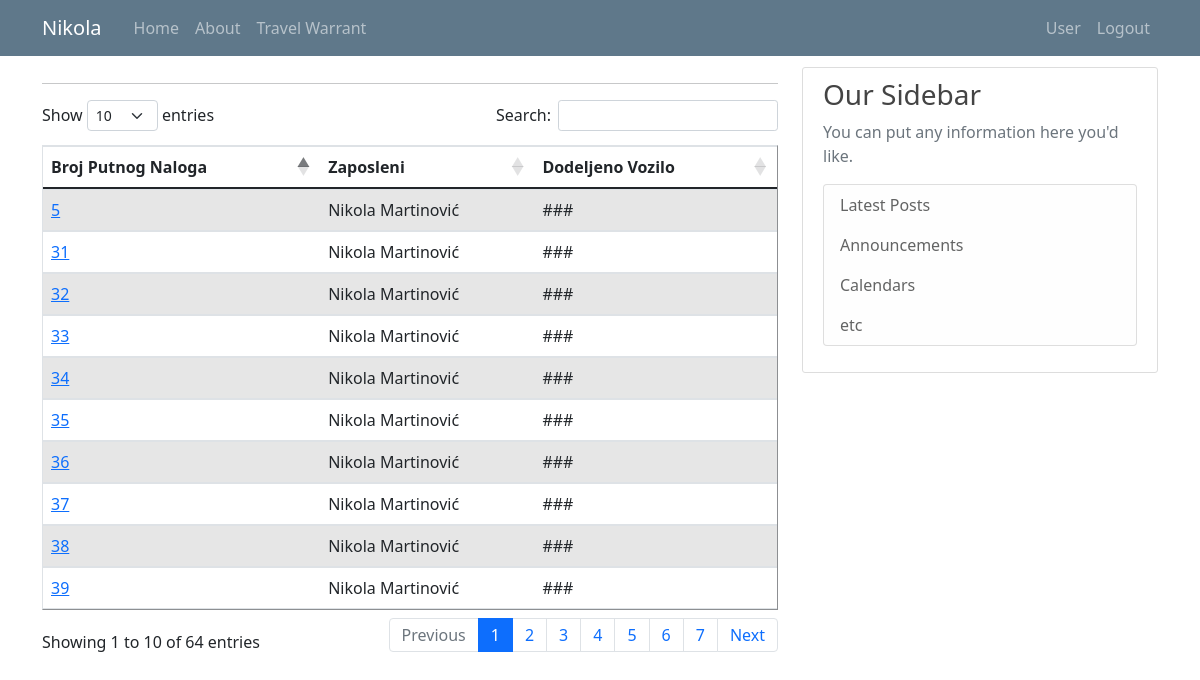
Page /travel_warrant_list (signed in) on the committed database.
### putninalozi/models.py (models this page shows, shortened)
class User(db.Model, UserMixin):
    id = db.Column(db.Integer, primary_key=True)
    email = db.Column(db.String(120), unique=True, nullable=False)
    old_email = db.Column(db.String(120), unique=False, nullable=False)
    password = db.Column(db.String(60), nullable = False)
    name = db.Column(db.String(20), unique=False, nullable=False)
    surname = db.Column(db.String(20), unique=False, nullable=False)
    authorization = db.Column(db.String(10), nullable = False) # ovde treba da budu tipovi korisnika: S_admin, C_admin, C_user
    company_id = db.Column(db.Integer, db.ForeignKey('company.id'), nullable=True)
    travelwarrants = db.relationship('TravelWarrant', backref='travelwarrant_user', lazy=True)

class TravelWarrant(db.Model):
    travel_warrant_id = db.Column(db.Integer, primary_key=True)
    with_task = db.Column(db.String(50), nullable=False)
    user_id = db.Column(db.Integer, db.ForeignKey('user.id'), nullable=False)
    company_id = db.Column(db.Integer, db.ForeignKey('company.id'), nullable=False)
    abroad_contry = db.Column(db.String(50), nullable=True)
    relation = db.Column(db.String(150), nullable=False)
    start_datetime = db.Column(db.DateTime, nullable=True)
    end_datetime = db.Column(db.DateTime, nullable=True)

### putninalozi/travel_warrants/routes.py (the view)
@travel_warrants.route("/travel_warrant_list")
def travel_warrant_list():
    if not current_user.is_authenticated:
        flash('You have to be logged in to access this page', 'danger')
        return redirect(url_for('users.login'))
    warrants = TravelWarrant.query.all()
    return render_template('travel_warrant_list.html', title='Travel Warrants', warrants=warrants)

### putninalozi/models.py (called while the page is built)
@login_manager.user_loader
def load_user(user_id):
    return User.query.get(int(user_id))

### putninalozi/templates/travel_warrant_list.html (shortened to what this page needs)
{% extends "layout.html" %}
{% block content %}
<hr>
<table id="data" border="1" class="table table-striped">
  {% if current_user.authorization == 's_admin' %}
    <thead>
      <tr id="header">
        <th>Broj Putnog Naloga</th>
        <th>Company</th>
        <th>Zaposleni</th>
        <th>Dodeljeno Vozilo</th>
      </tr>
    </thead>
    <tbody>
      {% for warrant in warrants %}
        <tr>
          <td> <a class="mr-2" href="{{ url_for('travel_warrants.travel_warrant_profile', warrant_id=warrant.travel_warrant_id) }}" title="Edit Travel Warrant"> {{ warrant.travel_warrant_id }} </a> </td>
          <td> {{ warrant.travelwarrant_company.companyname }} </td>
          <td> {{ warrant.travelwarrant_user.name }} {{ warrant.travelwarrant_user.surname }} </td>
          <td> ### </td>
        </tr>
      {% endfor %}
    </tbody>
  {% else %}
    <thead>
      <tr id="header">
        <th>Broj Putnog Naloga</th>
        <th>Zaposleni</th>
        <th>Dodeljeno Vozilo</th>
      </tr>
    </thead>
    <tbody>
      {% for warrant in warrants %}
        {% if current_user.id == warrant.travelwarrant_user.id %}
          <tr>
            <td> <a class="mr-2" href="{{ url_for('travel_warrants.travel_warrant_profile', warrant_id=warrant.travel_warrant_id) }}" title="Edit Travel Warrant"> {{ warrant.travel_warrant_id }} </a> </td>
            <td> {{ warrant.travelwarrant_user.name }} {{ warrant.travelwarrant_user.surname}} </td>
            <td> ### </td>
          </tr>
        {% endif %}
      {% endfor %}
    </tbody>
  {% endif %}
</table>
{% endblock content%}

### putninalozi/templates/layout.html (shortened to what this page needs)
<!doctype html>
<html lang="en">
  <head>
    <link rel="stylesheet" href="https://cdn.jsdelivr.net/npm/bootstrap@4.3.1/dist/css/bootstrap.min.css">
    <link rel="stylesheet" type="text/css" href="{{ url_for('static', filename='main.css') }}">
    <link href="https://cdn.jsdelivr.net/npm/bootstrap@5.0.1/dist/css/bootstrap.min.css" rel="stylesheet">
    <link rel="stylesheet" type="text/css" href="https://cdn.datatables.net/1.10.25/css/dataTables.bootstrap5.css">
  </head>
  <body>
    <header class="site-header">
      <nav class="navbar navbar-expand-md navbar-dark bg-steel fixed-top">
        <div class="container">
          <a class="navbar-brand mr-4" href="/">{{ current_user.name }}</a>
          <div class="collapse navbar-collapse" id="navbarToggle">
            <div class="navbar-nav mr-auto">
              {% if current_user.is_authenticated %}
                <a class="nav-item nav-link" href="{{ url_for('main.home') }}">Home</a>
                <a class="nav-item nav-link" href="{{ url_for('main.about') }}">About</a>
                <a class="nav-item nav-link" href="{{ url_for('travel_warrants.travel_warrant_list') }}">Travel Warrant</a>
              {% else %}
                <a class="nav-item nav-link" href="{{ url_for('main.home') }}">Home</a>
                <a class="nav-item nav-link" href="{{ url_for('main.about') }}">About</a>
              {% endif %}
            </div>
            <div class="navbar-nav">
              {% if current_user.is_authenticated %}
                {% if current_user.authorization == 's_admin' %}
                  <a class="nav-item nav-link" href="{{ url_for('companys.company_list') }}">Company</a>
                  <a class="nav-item nav-link" href="{{ url_for('vehicles.vehicle_list') }}">Vehicle</a>
                  <a class="nav-item nav-link" href="{{ url_for('users.user_list') }}">User</a>
                  <a class="nav-item nav-link" href="{{ url_for('users.logout') }}">Logout</a>
                {% else %}
                  <a class="nav-item nav-link" href="{{ url_for('users.user_list') }}">User</a>
                  <a class="nav-item nav-link" href="{{ url_for('users.logout') }}">Logout</a>
                {% endif %}
              {% else %}
                <a class="nav-item nav-link" href="{{ url_for('users.login') }}">Login</a>
              {% endif %}
            </div>
          </div>
        </div>
      </nav>
    </header>
    <main role="main" class="container">
      <div class="row">
        <div class="col-md-8">
          {% block content %}{% endblock %}
        </div>
        <div class="col-md-4">
          <div class="content-section">
            <h3>Our Sidebar</h3>
            <p class='text-muted'>You can put any information here you'd like.
              <ul class="list-group">
                <li class="list-group-item list-group-item-light">Latest Posts</li>
                <li class="list-group-item list-group-item-light">Announcements</li>
                <li class="list-group-item list-group-item-light">Calendars</li>
                <li class="list-group-item list-group-item-light">etc</li>
              </ul>
            </p>
          </div>
        </div>
      </div>
    </main>
  </body>
</html>

### putninalozi/static/main.css (style rules this page uses)
body { background: #fafafa; color: #333333; margin-top: 5rem; }
h1, h2, h3, h4, h5, h6 { color: #444444; }
.bg-steel { background-color: #5f788a; }
.site-header .navbar-nav .nav-link { color: #cbd5db; }
.content-section { background: #ffffff; padding: 10px 20px; border: 1px solid #dddddd; border-radius: 3px; margin-bottom: 20px; }

### rows in the picture
User: name "Nikola"
TravelWarrant: travel_warrant_id "5", travelwarrant_user.name "Nikola", travelwarrant_user.surname "Martinović"
TravelWarrant: travel_warrant_id "31", travelwarrant_user.name "Nikola", travelwarrant_user.surname "Martinović"
TravelWarrant: travel_warrant_id "32", travelwarrant_user.name "Nikola", travelwarrant_user.surname "Martinović"
TravelWarrant: travel_warrant_id "33", travelwarrant_user.name "Nikola", travelwarrant_user.surname "Martinović"
TravelWarrant: travel_warrant_id "34", travelwarrant_user.name "Nikola", travelwarrant_user.surname "Martinović"
TravelWarrant: travel_warrant_id "35", travelwarrant_user.name "Nikola", travelwarrant_user.surname "Martinović"
TravelWarrant: travel_warrant_id "36", travelwarrant_user.name "Nikola", travelwarrant_user.surname "Martinović"
TravelWarrant: travel_warrant_id "37", travelwarrant_user.name "Nikola", travelwarrant_user.surname "Martinović"
TravelWarrant: travel_warrant_id "38", travelwarrant_user.name "Nikola", travelwarrant_user.surname "Martinović"
TravelWarrant: travel_warrant_id "39", travelwarrant_user.name "Nikola", travelwarrant_user.surname "Martinović"
